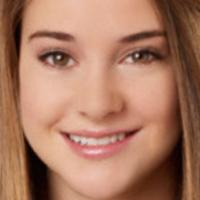
#> input picture images/img101.jpg, 200 x 200 px, given in place of img50.jpg, which was not available
$ jupyter execute --allow-errors experiment.ipynb   (text cells are left out)
#> lines starting #> are read from the running program, lines starting #| are printed output that depends on the picture; after the words box and inside, x2 and y2 are one past the last pixel; in counts of white or black regions, pixels touching at a corner belong together; pictures that were not available may be replaced by others from this repository, and a replacement may not be noted
[cell 1]
import os
import cv2
import numpy as np
import pandas as pd
import matplotlib.pyplot as plt
import seaborn as sns
from colorthief import ColorThief
from skimage import color

# Suppress warnings
import warnings
warnings.filterwarnings("ignore")

#> (a cell that did not finish here is left out)

[cell 3]
import cv2
import matplotlib.pyplot as plt

# Load sample image
img_path = "images/img50.jpg"
image = cv2.imread(img_path)
#> image is the input picture: shape (200, 200, 3); mean B, G, R 97.6, 120.5, 169
image_rgb = cv2.cvtColor(image, cv2.COLOR_BGR2RGB)

# Apply HSV skin mask
hsv = cv2.cvtColor(image, cv2.COLOR_BGR2HSV)
#> hsv: shape (200, 200, 3); mean H, S, V 10.8, 120.6, 169
lower_skin = (0, 20, 70)
upper_skin = (20, 255, 255)
mask = cv2.inRange(hsv, lower_skin, upper_skin)
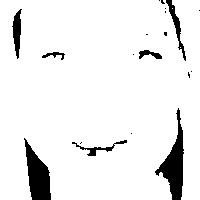
#> mask: shape (200, 200); 92.7% white; 19 black regions (12 under 20 px), largest, box (x1, y1, x2, y2) and area: (155, 108, 184, 200) 1036, (24, 138, 51, 200) 938, (12, 9, 22, 59) 280
masked = cv2.bitwise_and(image_rgb, image_rgb, mask=mask)
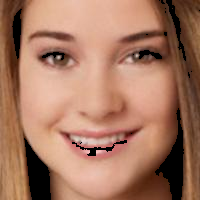
#> masked: shape (200, 200, 3); mean R, G, B 165.2, 118.8, 96.5

# Plot original vs masked
plt.figure(figsize=(12, 5))

plt.subplot(1, 2, 1)
plt.imshow(image_rgb)
plt.title("Original Image")
plt.axis('off')

plt.subplot(1, 2, 2)
plt.imshow(masked)
plt.title("After HSV Skin Masking")
plt.axis('off')

plt.suptitle("Example: Skin Region Detection using HSV Masking", fontsize=14)
plt.tight_layout()
plt.show()
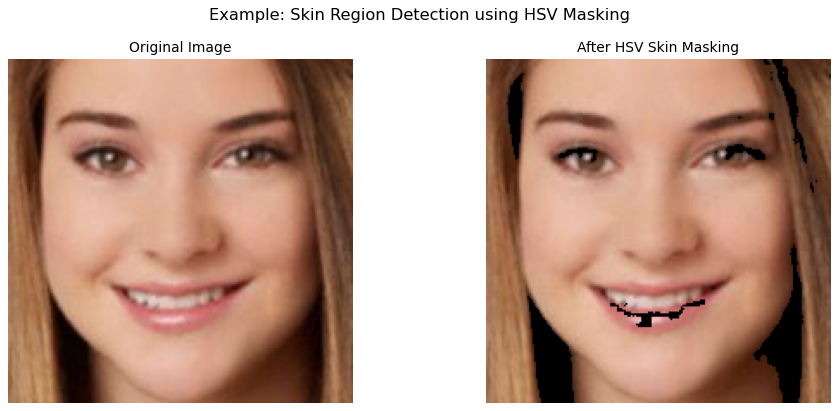
#> figure drawn by matplotlib, 2 panels

[cell 4]
actuals = []
predictions = []
lab_points = []

#> (the rest of this cell did not finish here and is left out)

[cell 5]
# Normalize inputs
actuals = [a.strip().lower() for a in actuals]
predictions = [p.strip().lower() for p in predictions]
labels = ["cool", "warm", "neutral"]

# Define binary confusion matrix for each class
def binary_confusion_matrix(actuals, preds, positive_class):
    TP = FP = FN = 0
    for a, p in zip(actuals, preds):
        if a == positive_class and p == positive_class:
            TP += 1
        elif a != positive_class and p == positive_class:
            FP += 1
        elif a == positive_class and p != positive_class:
            FN += 1
    return TP, FP, FN

# Metric calculation (manual)
def calculate_metrics(TP, FP, FN):
    precision = TP / (TP + FP) if (TP + FP) > 0 else 0
    recall = TP / (TP + FN) if (TP + FN) > 0 else 0
    f1 = 2 * precision * recall / (precision + recall) if (precision + recall) > 0 else 0
    accuracy = TP / (TP + FN) if (TP + FN) > 0 else 0  # Class-specific accuracy
    return precision, recall, f1, accuracy

[cell 6]
# Store metrics
metric_data = []
for label in labels:
    TP, FP, FN = binary_confusion_matrix(actuals, predictions, label)
    precision, recall, f1, accuracy = calculate_metrics(TP, FP, FN)

    metric_data.append({
        "Label": label.capitalize(),
        "Precision": precision,
        "Recall": recall,
        "F1 Score": f1,
        "Accuracy": accuracy
    })

    # Show binary confusion matrix per class
    matrix = np.array([[TP, FN], [FP, len(actuals) - (TP + FP + FN)]])
    plt.figure(figsize=(4, 3))
    sns.heatmap(matrix, annot=True, fmt="d",
            cmap=sns.light_palette("#ff1a8c", as_cmap=True),
            cbar=False,
            linewidths=1,
            linecolor="white",
            xticklabels=["Pred: Yes", "Pred: No"],
            yticklabels=["Actual: Yes", "Actual: No"])
    plt.title(f"Binary Confusion Matrix — {label.capitalize()}")
    plt.xlabel("Predicted")
    plt.ylabel("Actual")
    plt.tight_layout()
    plt.show()
#> this loop made 3 passes
#> pass 1, `plt.show()`:
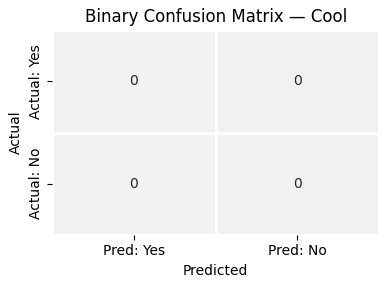
#> figure drawn by matplotlib, 1 panel
#> pass 2, `plt.show()`:
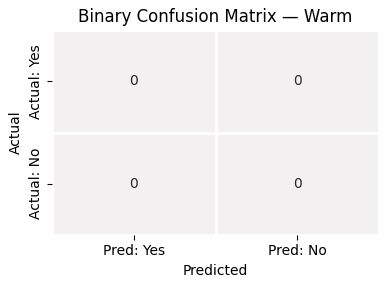
#> figure drawn by matplotlib, 1 panel

# Display metrics in percentage
pink_colors = ["#ffe6f0", "#ffb3d9", "#ff66b2", "#ff1a8c"]
df_metrics = pd.DataFrame(metric_data)
ax = df_metrics.set_index("Label").plot(kind="bar", figsize=(10, 6),
                                        ylim=(0, 1),
                                        color=pink_colors[:4])
plt.title("Precision, Recall, F1 Score, Accuracy for Each Undertone Class")
plt.ylabel("Score")
plt.xticks(rotation=0)

# Add % labels
#> (the rest of this cell did not finish here and is left out)

$ run again, on images/img104.jpg
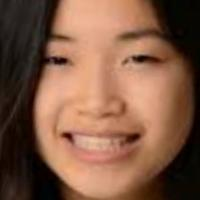
#> input picture images/img104.jpg, 200 x 200 px, given in place of img50.jpg, which was not available
#> image is the input picture: shape (200, 200, 3); mean B, G, R 68.2, 89, 127.5
#> hsv: shape (200, 200, 3); mean H, S, V 12.9, 138.5, 127.5
#> `mask = cv2.inRange(hsv, lower_skin, upper_skin)`:
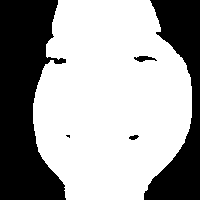
#> mask: shape (200, 200); 63.5% white; 5 black regions (1 under 20 px), largest, box (x1, y1, x2, y2) and area: (0, 0, 66, 200) 9217, (144, 0, 200, 200) 5251, (134, 56, 157, 62) 82, (129, 135, 139, 140) 34
#> `plt.show()`:
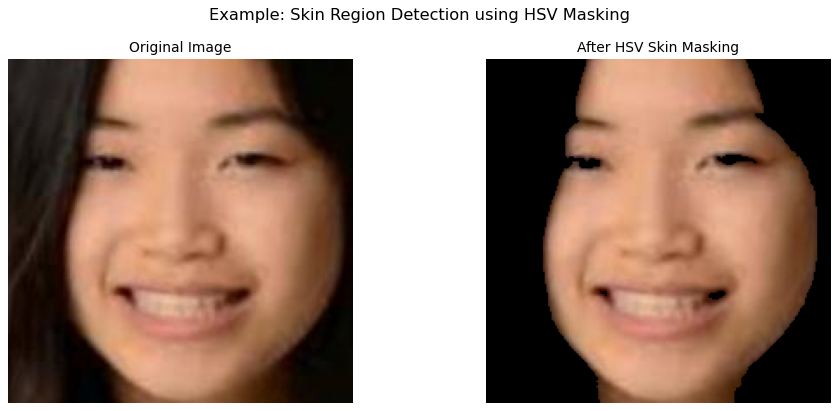
#> figure drawn by matplotlib, 2 panels
